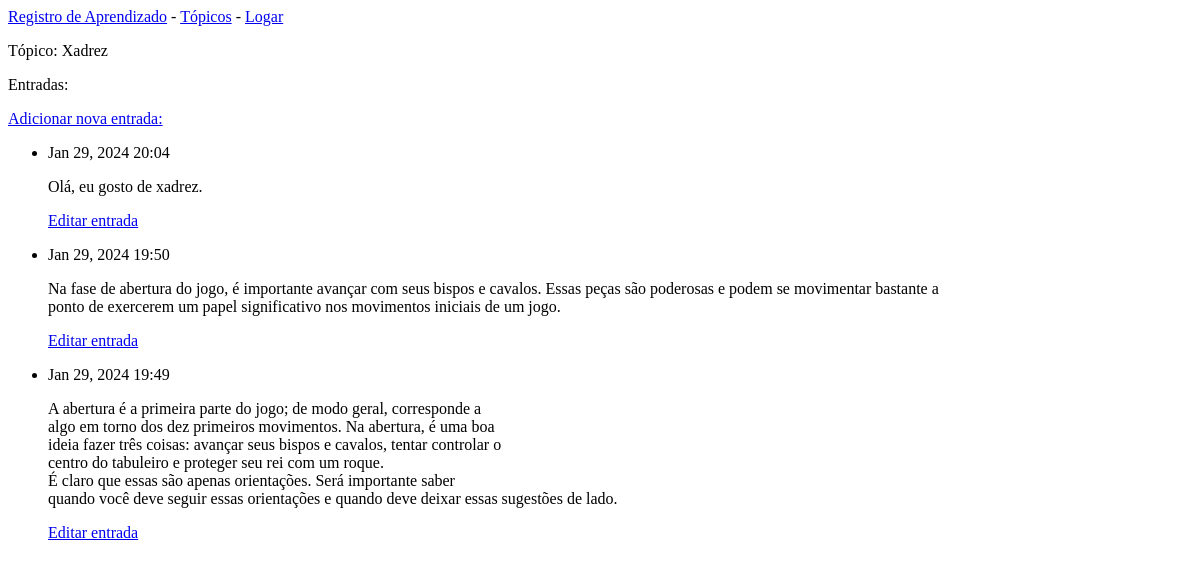
The app's page /topics/1/, older data.
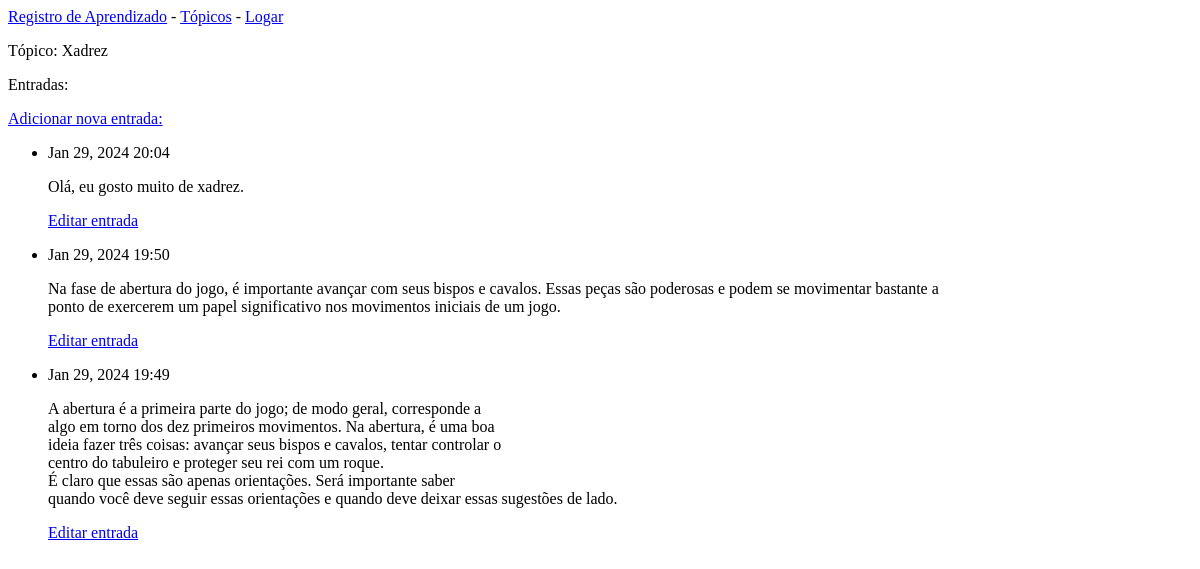
The same page, newer data.
### learning_logs/models.py (models this page shows, shortened)
class Entry(models.Model):
    topic = models.ForeignKey(Topic, on_delete=models.CASCADE)
    text = models.TextField()
    date_added = models.DateTimeField(auto_now_add=True)
    class Meta:
        verbose_name_plural = 'entries'

### learning_logs/views.py (the view)
# urls.py: path('topics/<int:topic_id>/', views.topic, name='topic'),
def topic(request, topic_id):
    topic = Topic.objects.get(id=topic_id)
    entries = topic.entry_set.order_by('-date_added')
    context = {'topic': topic, 'entries':entries}
    return render(request, 'learning_logs/topic.html', context)

### learning_logs/models.py (called while the page is built)
    def __str__(self):
        return self.text

### learning_logs/templates/learning_logs/topic.html
{% extends 'learning_logs/base.html'%}
{% block content %}
    <p>Tópico: {{ topic}}</p>
        <p>Entradas:</p>
        <p> <a href="{% url 'learning_logs:new_entry' topic.id %}">Adicionar nova entrada:</a></p>
        <ul>
            {% if topic %}
                {% for entry in entries %}
                    <li><p>{{ entry.date_added|date:'M d, Y H:i' }}</p>
                    <p>{{ entry.text|linebreaks }}</p></li>
                    <p> <a href="{% url 'learning_logs:edit_entry' entry.id %}">Editar entrada</a></p>
                {% endfor %}
            {% else %}
                <li> There are no entries for this topic yet.</li>
            {% endif %}
        </ul>
{% endblock content %}

Row changes from the older to the newer data that the page shows:
changed Entry: text "Olá, eu gosto de xadrez." → "Olá, eu gosto muito de xadrez."
